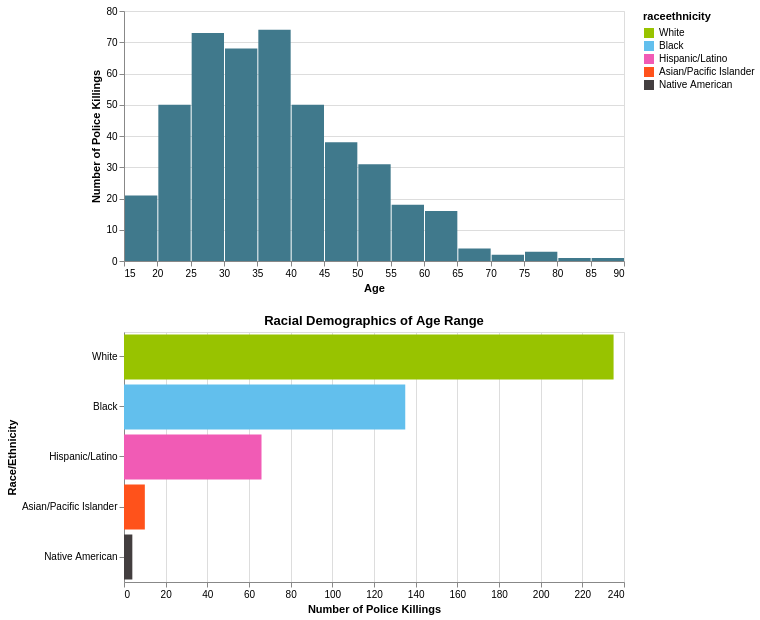

Notebook code cell kept with this figure:
### Markdown cell above
Despite making up around 13% of the overall US population in 2015, Black people are significantly overrepresented in this graph of overall police killings in the US, making up about 28% of all police killings in the dataset. Native American people in the United States are also overrepresented in their percentage of overall police killings, making up 0.9% of police killings despite being only 0.7% of the total US population.

### Code cell
# clean up the ages
df["age"] = pd.to_numeric(df["age"], errors="coerce")

# dropna of ages so there is no missing data
plot = df.dropna(subset=["age"]).copy()
plot = plot[plot["raceethnicity"] != "Unknown"]

# color palette
color_palette = {
    "White": "#98C300",
    "Black": "#62BFED",
    "Hispanic/Latino": "#F15BB5",
    "Asian/Pacific Islander": "#FF521B",
    "Native American": "#433E3F",
}

# creating a brush so that highlighting a region in the age range translates to the below graph
brush = alt.selection_interval()

# histogram of victim age
histogram_of_age = (alt.Chart(plot).mark_bar().encode(
        x=alt.X("age:Q",bin=alt.Bin(maxbins=25),title="Age"), # creates X-axis of age
        y=alt.Y("count():Q",title="Number of Police Killings"), # creates Y-axis of number of police killings
        color=alt.condition(brush,alt.value("#40798C"),alt.value("#CCCCCC")), # sets colors of graph to turquoise and grey (if unselected)
        tooltip=[alt.Tooltip("count():Q", title="Killings"),alt.Tooltip("age:Q", bin=alt.Bin(maxbins=25), title="Age Range"),],) # creates the tooltip when hovering
    .add_params(brush).properties(width=500, height=250)
)

# racial composition in selected age group
victim_racial_composition = (alt.Chart(plot).mark_bar().encode(
        x=alt.X("count():Q", title="Number of Police Killings"), # creates x-axis of police killings
        y=alt.Y("raceethnicity:N",sort="-x",title="Race/Ethnicity"), # y-axis of race/ethnicity
        color=alt.Color("raceethnicity:N",scale=alt.Scale(domain=list(color_palette.keys()),range=list(color_palette.values()))), # sets colors
        tooltip=[alt.Tooltip("raceethnicity:N", title="Race"),alt.Tooltip("count():Q", title="Killings in Selection"),],) # creates tooltip displaying race and killings in the specified selection
    .transform_filter(brush)
    .properties(width=500, height=250,title="Racial Demographics of Age Range",)
)

# displays both charts

histogram_of_age & victim_racial_composition

### Figure 1 — Vega-Lite specification as saved in the notebook (floating-point values rounded to 4 significant figures; data arrays with more than 128 entries replaced by an {"elided": "..."} marker saying what was removed)
{"config": {"view": {"continuousWidth": 300, "continuousHeight": 300}}, "vconcat": [{"mark": {"type": "bar"}, "encoding": {"color": {"condition": {"param": "param_45", "value": "#40798C"}, "value": "#CCCCCC"}, "tooltip": [{"aggregate": "count", "title": "Killings", "type": "quantitative"}, {"bin": {"maxbins": 25}, "field": "age", "title": "Age Range", "type": "quantitative"}], "x": {"bin": {"maxbins": 25}, "field": "age", "title": "Age", "type": "quantitative"}, "y": {"aggregate": "count", "title": "Number of Police Killings", "type": "quantitative"}}, "height": 250, "name": "view_18", "width": 500}, {"mark": {"type": "bar"}, "encoding": {"color": {"field": "raceethnicity", "scale": {"domain": ["White", "Black", "Hispanic/Latino", "Asian/Pacific Islander", "Native American"], "range": ["#98C300", "#62BFED", "#F15BB5", "#FF521B", "#433E3F"]}, "type": "nominal"}, "tooltip": [{"field": "raceethnicity", "title": "Race", "type": "nominal"}, {"aggregate": "count", "title": "Killings in Selection", "type": "quantitative"}], "x": {"aggregate": "count", "title": "Number of Police Killings", "type": "quantitative"}, "y": {"field": "raceethnicity", "sort": "-x", "title": "Race/Ethnicity", "type": "nominal"}}, "height": 250, "title": "Racial Demographics of Age Range", "transform": [{"filter": {"param": "param_45"}}], "width": 500}], "data": {"name": "data-6e8980f58f1d8aaa2a876bc72cca6e2a"}, "params": [{"name": "param_45", "select": {"type": "interval"}, "views": ["view_18"]}], "$schema": "https://vega.github.io/schema/vega-lite/v5.20.1.json", "datasets": {"data-6e8980f58f1d8aaa2a876bc72cca6e2a": {"elided": "450 records"}}}
